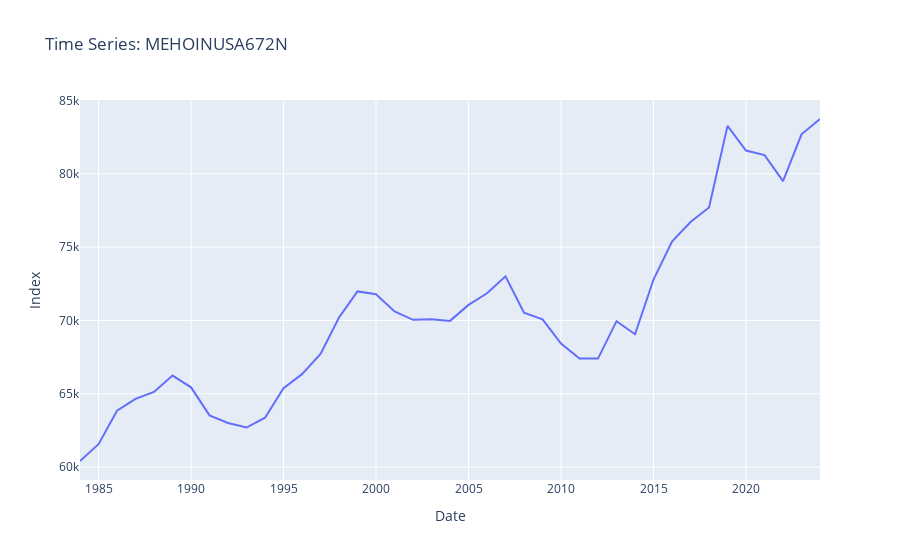

Notebook code cell kept with this figure:
### Markdown cell above
# <font color= #99C8F5> **Visualization** </font>

### Code cell
try:
    fred = Fred(api_key=FRED_API_KEY)

    # Usaremos 'MEHOINUSA672N': Real Median Household Income 
    series_id = 'MEHOINUSA672N'
    df = pd.DataFrame(fred.get_series(series_id), columns=['value'])
    df.index.name = 'date'

    # IMPORTANTE: Establecemos la frecuencia explícita (Mensual - Inicio)
    df.index = pd.DatetimeIndex(df.index).to_period('M').to_timestamp()
    df.index.freq = 'MS'

except Exception as e:
    print(f"Error: {e}")

fig = px.line(df, x=df.index, y='value', title=f'Time Series: {series_id}')
fig.update_layout(
    xaxis_title='Date',
    yaxis_title='Index',

)
fig.show()

### Figure 1 — Plotly figure (JSON) as saved in the notebook; plotly's stock layout.template omitted (floating-point values rounded to 4 significant figures)
{"data": [{"hovertemplate": "date=%{x}<br>value=%{y}<extra></extra>", "legendgroup": "", "line": {"color": "#636efa", "dash": "solid"}, "marker": {"symbol": "circle"}, "mode": "lines", "name": "", "orientation": "v", "showlegend": false, "x": ["1984-01-01T00:00:00", "1985-01-01T00:00:00", "1986-01-01T00:00:00", "1987-01-01T00:00:00", "1988-01-01T00:00:00", "1989-01-01T00:00:00", "1990-01-01T00:00:00", "1991-01-01T00:00:00", "1992-01-01T00:00:00", "1993-01-01T00:00:00", "1994-01-01T00:00:00", "1995-01-01T00:00:00", "1996-01-01T00:00:00", "1997-01-01T00:00:00", "1998-01-01T00:00:00", "1999-01-01T00:00:00", "2000-01-01T00:00:00", "2001-01-01T00:00:00", "2002-01-01T00:00:00", "2003-01-01T00:00:00", "2004-01-01T00:00:00", "2005-01-01T00:00:00", "2006-01-01T00:00:00", "2007-01-01T00:00:00", "2008-01-01T00:00:00", "2009-01-01T00:00:00", "2010-01-01T00:00:00", "2011-01-01T00:00:00", "2012-01-01T00:00:00", "2013-01-01T00:00:00", "2014-01-01T00:00:00", "2015-01-01T00:00:00", "2016-01-01T00:00:00", "2017-01-01T00:00:00", "2018-01-01T00:00:00", "2019-01-01T00:00:00", "2020-01-01T00:00:00", "2021-01-01T00:00:00", "2022-01-01T00:00:00", "2023-01-01T00:00:00", "2024-01-01T00:00:00"], "xaxis": "x", "y": [60420.0, 61570.0, 63850.0, 64650.0, 65130.0, 66240.0, 65440.0, 63530.0, 63010.0, 62700.0, 63370.0, 65380.0, 66340.0, 67720.0, 70200.0, 71980.0, 71790.0, 70610.0, 70040.0, 70080.0, 69970.0, 71060.0, 71850.0, 73010.0, 70520.0, 70070.0, 68420.0, 67410.0, 67400.0, 69950.0, 69060.0, 72790.0, 75380.0, 76710.0, 77700.0, 83260.0, 81580.0, 81270.0, 79500.0, 82690.0, 83730.0], "yaxis": "y", "type": "scatter"}], "layout": {"xaxis": {"anchor": "y", "domain": [0.0, 1.0], "title": {"text": "Date"}}, "yaxis": {"anchor": "x", "domain": [0.0, 1.0], "title": {"text": "Index"}}, "legend": {"tracegroupgap": 0}, "title": {"text": "Time Series: MEHOINUSA672N"}}}
